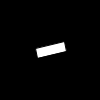
Frame 1 (no input)
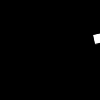
Frame 60 (the mouse pressed at the canvas centre just before this capture)
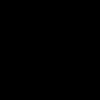
Frame 120 (the mouse held since frame 60 and released just before this capture)

The Processing sketch that drew these frames (run headless with seeded random() and noise(); from frame 60 on, the mouse is pressed at the canvas centre):

// Processing sketch: rotate_example
// ── rotate_example.pde
PVector loc, vel;
float theta;

void setup() {
  loc = new PVector(width/2, height/2);
  vel = PVector.random2D();
  rectMode(CENTER);
  theta = vel.heading();
}

void draw() {
  loc.add(vel);
  background(0);
  pushMatrix();
  translate(loc.x, loc.y);
  rotate(theta);
  rect(0, 0, 30, 10);
  popMatrix();
}
